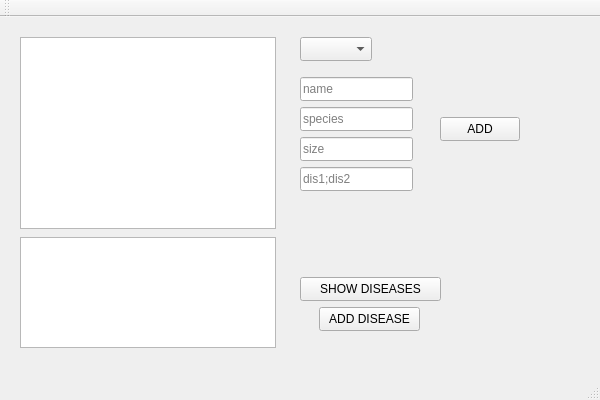
<?xml version="1.0" encoding="UTF-8"?>
<ui version="4.0">
 <class>REMicrobialWorldClass</class>
 <widget class="QMainWindow" name="REMicrobialWorldClass">
  <property name="geometry">
   <rect>
    <x>0</x>
    <y>0</y>
    <width>600</width>
    <height>400</height>
   </rect>
  </property>
  <property name="windowTitle">
   <string>REMicrobialWorld</string>
  </property>
  <widget class="QWidget" name="centralWidget">
   <widget class="QTableView" name="tableView">
    <property name="geometry">
     <rect>
      <x>20</x>
      <y>20</y>
      <width>256</width>
      <height>192</height>
     </rect>
    </property>
   </widget>
   <widget class="QComboBox" name="comboBox">
    <property name="geometry">
     <rect>
      <x>300</x>
      <y>20</y>
      <width>72</width>
      <height>24</height>
     </rect>
    </property>
   </widget>
   <widget class="QLineEdit" name="nameInput">
    <property name="geometry">
     <rect>
      <x>300</x>
      <y>60</y>
      <width>113</width>
      <height>24</height>
     </rect>
    </property>
    <property name="placeholderText">
     <string>name</string>
    </property>
   </widget>
   <widget class="QLineEdit" name="speciesInput">
    <property name="geometry">
     <rect>
      <x>300</x>
      <y>90</y>
      <width>113</width>
      <height>24</height>
     </rect>
    </property>
    <property name="placeholderText">
     <string>species</string>
    </property>
   </widget>
   <widget class="QLineEdit" name="sizeInput">
    <property name="geometry">
     <rect>
      <x>300</x>
      <y>120</y>
      <width>113</width>
      <height>24</height>
     </rect>
    </property>
    <property name="placeholderText">
     <string>size</string>
    </property>
   </widget>
   <widget class="QLineEdit" name="diseaseInput">
    <property name="geometry">
     <rect>
      <x>300</x>
      <y>150</y>
      <width>113</width>
      <height>24</height>
     </rect>
    </property>
    <property name="placeholderText">
     <string>dis1;dis2</string>
    </property>
   </widget>
   <widget class="QPushButton" name="addBtn">
    <property name="geometry">
     <rect>
      <x>440</x>
      <y>100</y>
      <width>80</width>
      <height>24</height>
     </rect>
    </property>
    <property name="text">
     <string>ADD</string>
    </property>
   </widget>
   <widget class="QListWidget" name="listWidget">
    <property name="geometry">
     <rect>
      <x>20</x>
      <y>220</y>
      <width>256</width>
      <height>111</height>
     </rect>
    </property>
   </widget>
   <widget class="QPushButton" name="disBtn">
    <property name="geometry">
     <rect>
      <x>300</x>
      <y>260</y>
      <width>141</width>
      <height>24</height>
     </rect>
    </property>
    <property name="text">
     <string>SHOW DISEASES</string>
    </property>
   </widget>
   <widget class="QPushButton" name="addDisBtn">
    <property name="geometry">
     <rect>
      <x>319</x>
      <y>290</y>
      <width>101</width>
      <height>24</height>
     </rect>
    </property>
    <property name="text">
     <string>ADD DISEASE</string>
    </property>
   </widget>
  </widget>
  <widget class="QMenuBar" name="menuBar">
   <property name="geometry">
    <rect>
     <x>0</x>
     <y>0</y>
     <width>600</width>
     <height>21</height>
    </rect>
   </property>
  </widget>
  <widget class="QToolBar" name="mainToolBar">
   <attribute name="toolBarArea">
    <enum>TopToolBarArea</enum>
   </attribute>
   <attribute name="toolBarBreak">
    <bool>false</bool>
   </attribute>
  </widget>
  <widget class="QStatusBar" name="statusBar"/>
 </widget>
 <layoutdefault spacing="6" margin="11"/>
 <resources>
  <include location="REMicrobialWorld.qrc"/>
 </resources>
 <connections/>
</ui>
